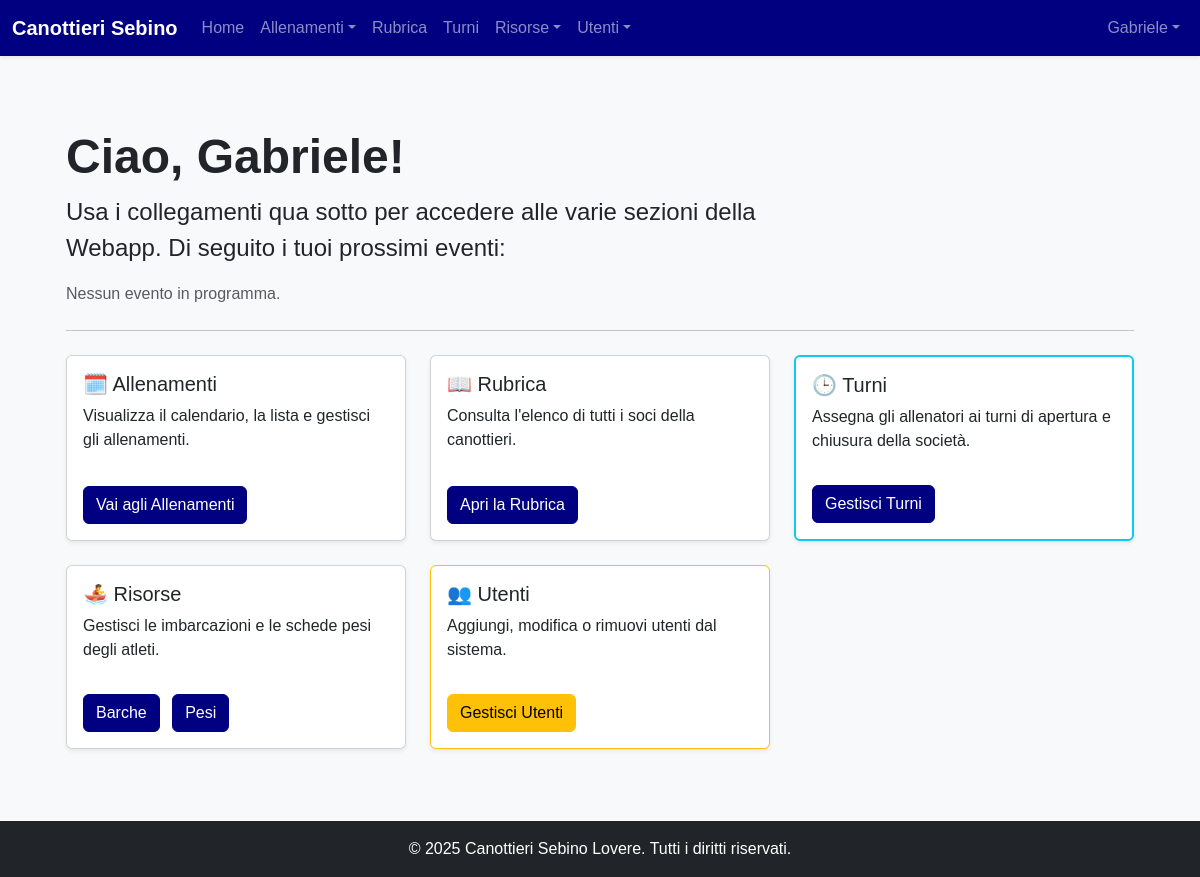
The page /dashboard (signed in) on the database as committed earlier.
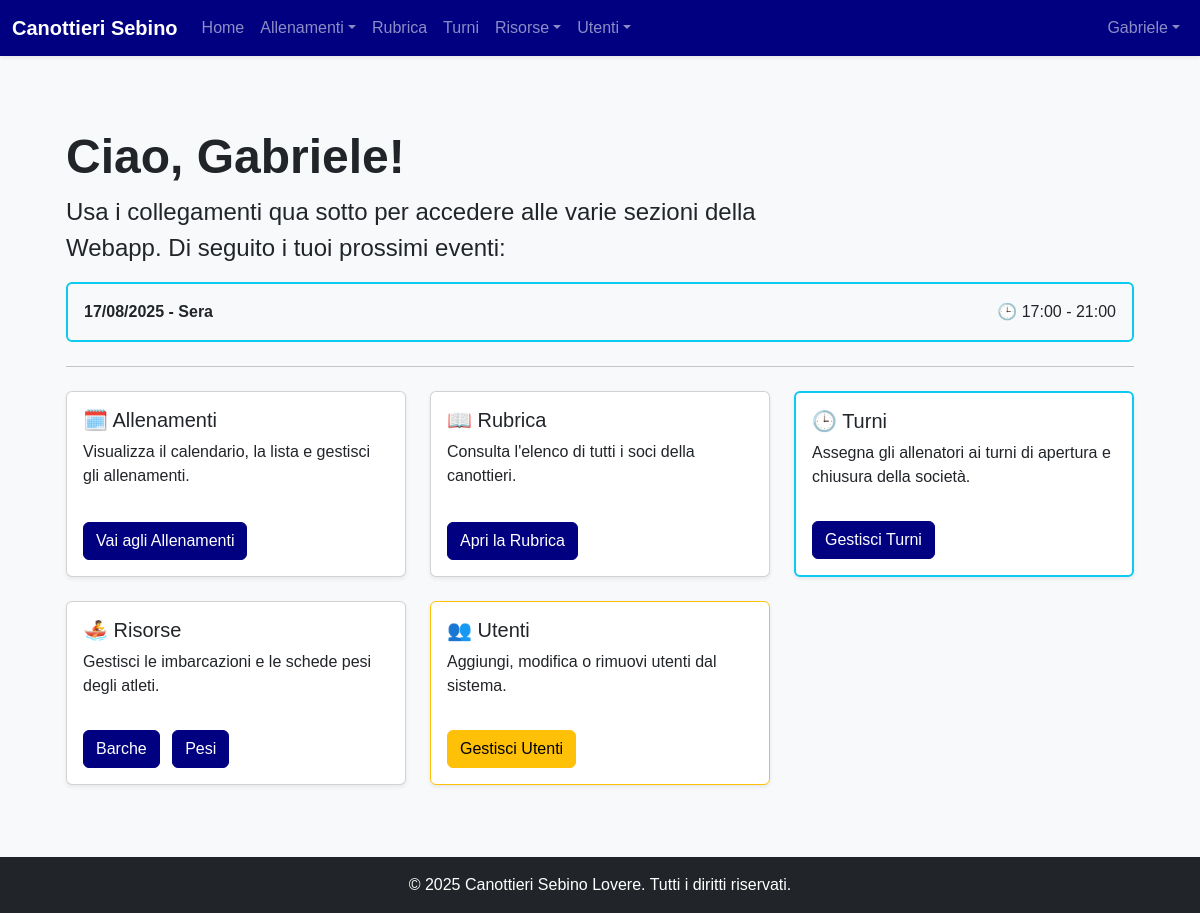
The same page on the database as committed later.
### models.py (models this page shows)
class Turno(Base):
    __tablename__ = "turni"
    id = Column(Integer, primary_key=True, index=True)
    data = Column(Date, nullable=False, index=True)
    fascia_oraria = Column(String, nullable=False)
    user_id = Column(Integer, ForeignKey('users.id'), nullable=True)
    user = relationship("User", back_populates="turni")

### routers/users.py (the view)
@router.get("/dashboard", response_class=HTMLResponse)
async def dashboard(
    request: Request,
    db: Session = Depends(get_db),
    current_user: models.User = Depends(get_current_user),
):
    today = date.today()
    events = []
    if current_user.is_atleta:
        allenamenti = (
            db.query(models.Allenamento)
            .join(models.Allenamento.categories)
            .options(
                joinedload(models.Allenamento.categories),
                joinedload(models.Allenamento.coaches),
            )
            .filter(
                models.Categoria.nome == current_user.category,
                models.Allenamento.data >= today,
            )
            .order_by(models.Allenamento.data, models.Allenamento.orario)
            .all()
        )
        for a in allenamenti:
            start_dt, end_dt = parse_orario(a.data, a.orario)
            events.append(
                {
                    "type": "allenamento",
                    "title": f"{a.tipo} - {a.descrizione}" if a.descrizione else a.tipo,
                    "date": a.data,
                    "start": start_dt,
                    "end": end_dt,
                    "color": get_color_for_type(a.tipo),
                    "description": a.descrizione or "Nessuna descrizione.",
                    "categories": ", ".join(c.nome for c in a.categories) if a.categories else "Nessuna",
                    "coaches": ", ".join(f"{c.first_name} {c.last_name}" for c in a.coaches) if a.coaches else "Nessuno",
                    "recurrence": "Sì" if a.recurrence_id else "No",
                }
            )
    if current_user.is_allenatore:
        turni = (
            db.query(models.Turno)
            .filter(models.Turno.user_id == current_user.id, models.Turno.data >= today)
            .order_by(models.Turno.data, models.Turno.fascia_oraria)
            .all()
        )
        for t in turni:
            start_hour, end_hour = (8, 12) if t.fascia_oraria == "Mattina" else (17, 21)
            start_dt = datetime.combine(t.data, time(hour=start_hour))
            end_dt = datetime.combine(t.data, time(hour=end_hour))
            events.append(
                {
                    "type": "turno",
                    "title": f"Turno {t.fascia_oraria}",
                    "date": t.data,
                    "start": start_dt,
                    "end": end_dt,
                    "fascia": t.fascia_oraria,
                    "description": f"Turno {t.fascia_oraria}",
                }
            )
        allenamenti_coach = (
            db.query(models.Allenamento)
            .join(models.Allenamento.coaches)
            .options(
                joinedload(models.Allenamento.categories),
                joinedload(models.Allenamento.coaches),
            )
            .filter(models.User.id == current_user.id, models.Allenamento.data >= today)
            .order_by(models.Allenamento.data, models.Allenamento.orario)
            .all()
        )
        for a in allenamenti_coach:
            start_dt, end_dt = parse_orario(a.data, a.orario)
            events.append(
                {
                    "type": "allenamento",
                    "title": f"{a.tipo} - {a.descrizione}" if a.descrizione else a.tipo,
                    "date": a.data,
                    "start": start_dt,
                    "end": end_dt,
                    "color": get_color_for_type(a.tipo),
                    "description": a.descrizione or "Nessuna descrizione.",
                    "categories": ", ".join(c.nome for c in a.categories) if a.categories else "Nessuna",
                    "coaches": ", ".join(f"{c.first_name} {c.last_name}" for c in a.coaches) if a.coaches else "Nessuno",
                    "recurrence": "Sì" if a.recurrence_id else "No",
                }
            )
    events.sort(key=lambda e: e["start"])
    events = events[:5]
    return templates.TemplateResponse(
        "dashboard.html",
        {"request": request, "current_user": current_user, "events": events},
    )

### templates/dashboard.html (shortened to what the changed rows need)
{% extends "layouts/_base.html" %}
{% block content %}
<div class="container-fluid px-4 py-5">
    <h1 class="display-5 fw-bold">Ciao, {{ current_user.first_name or current_user.username }}!</h1>
    <div class="mb-4">
        {% if events %}
            {% for ev in events %}
                {% if ev.type == 'allenamento' %}
                <div class="dashboard-event p-2 mb-2 rounded text-white d-flex justify-content-between align-items-center"
                     style="background-color: {{ ev.color }};"
                     data-title="{{ ev.title }}"
                     data-date="{{ ev.date.strftime('%A, %d %B %Y') }}"
                     data-time="{{ ev.start.strftime('%H:%M') }}{% if ev.end %} - {{ ev.end.strftime('%H:%M') }}{% endif %}"
                     data-description="{{ ev.description }}"
                     data-categories="{{ ev.categories }}"
                     data-coaches="{{ ev.coaches }}"
                     data-recurrence="{{ ev.recurrence }}">
                    <span class="fw-semibold">{{ ev.title }}</span>
                    <span>{{ ev.date.strftime('%d/%m/%Y') }} - {{ ev.start.strftime('%H:%M') }}{% if ev.end %} - {{ ev.end.strftime('%H:%M') }}{% endif %}</span>
                </div>
                {% else %}
                <div class="dashboard-event p-3 mb-2 border border-info border-2 rounded d-flex justify-content-between align-items-center"
                     data-link="/turni"
                     style="cursor: pointer;"
                     data-title="Turno {{ ev.fascia }}"
                     data-date="{{ ev.date.strftime('%A, %d %B %Y') }}"
                     data-time="{{ ev.start.strftime('%H:%M') }}{% if ev.end %} - {{ ev.end.strftime('%H:%M') }}{% endif %}"
                     data-description="Turno {{ ev.fascia }}"
                     data-categories="-"
                     data-coaches="-"
                     data-recurrence="No">
                    <span class="fw-bold">{{ ev.date.strftime('%d/%m/%Y') }} - {{ ev.fascia }}</span>
                    <span>🕒 {{ ev.start.strftime('%H:%M') }}{% if ev.end %} - {{ ev.end.strftime('%H:%M') }}{% endif %}</span>
                </div>
                {% endif %}
            {% endfor %}
        {% else %}
        <p class="text-muted">Nessun evento in programma.</p>
        {% endif %}
    </div>
</div>
{% endblock %}

Rows that differ between the two databases and show on the page:
now on this page (row edited): Turno: date "17/08/2025", fascia "Sera", start "17:00", end "21:00"
Other text that changed with them:
text no longer shown: "Nessun evento in programma."
